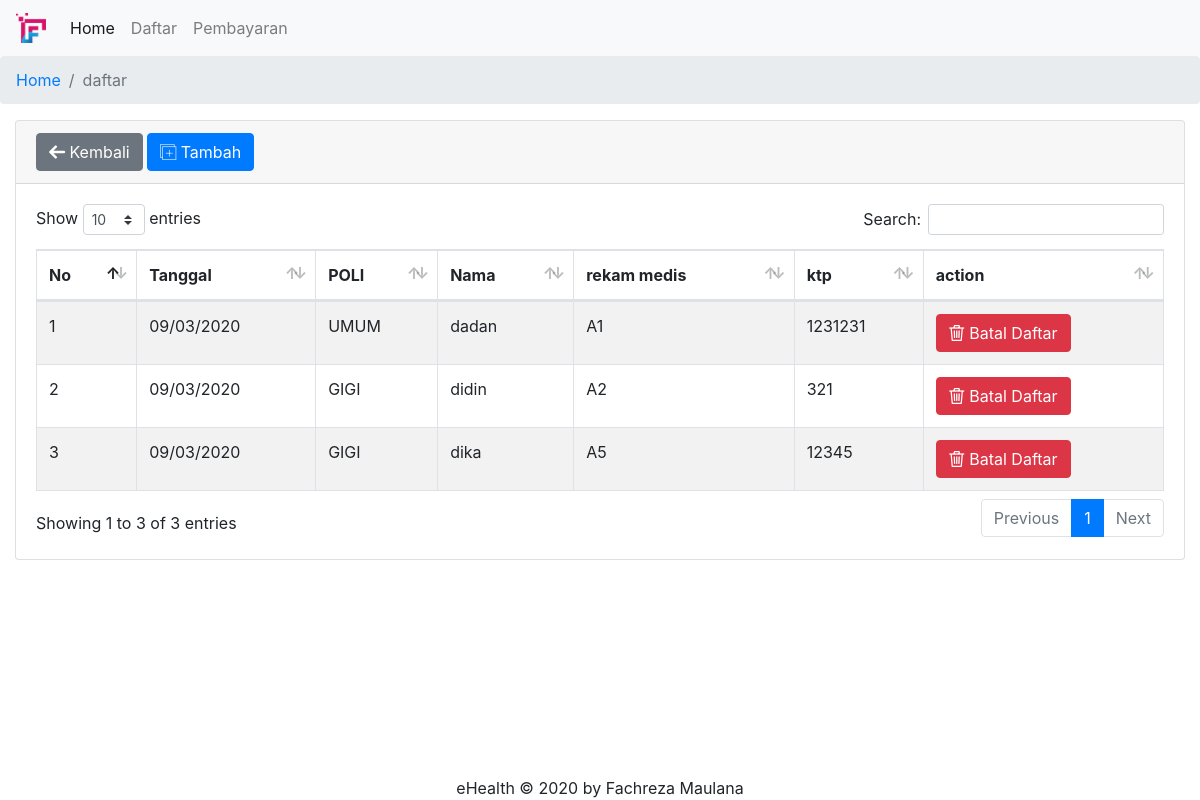
Page /index.php/daftar on the committed database.
### tables this page shows
CREATE TABLE `daftar` (
  `id` int(11) NOT NULL AUTO_INCREMENT,
  `tgl` date DEFAULT NULL,
  `rekam_medis` varchar(100) DEFAULT NULL,
  `poli` varchar(100) DEFAULT NULL,
  PRIMARY KEY (`id`)
);

### application/controllers/Daftar.php (called while the page is built, shortened)
<?php
class daftar extends CI_Controller{
	function __construct(){
		$this->load->model('Daftar_model');
		$this->load->model('Pasien_model');
	}
	function index(){
		$data['title']='FM | daftar';
		$data['daftar'] = $this->Daftar_model->getData();
		$this->load->view('header',$data);
		$this->load->view('daftar_view');
		$this->load->view('footer');
	}
}

### index.php (called while the page is built, shortened)
<?php
require_once BASEPATH.'core/CodeIgniter.php';

### application/models/Daftar_model.php (called while the page is built, shortened)
<?php
class daftar_model extends CI_Model{
	function getData(){
		$sql = "SELECT * FROM daftar_v";
		$data = $this->db->query($sql);
		return $data;
	}
}

### application/views/daftar_view.php (the view, shortened to what this page needs)
<nav aria-label="breadcrumb">
	  <ol class="breadcrumb">
	    <li class="breadcrumb-item"><a href="<?php echo site_url() ?>">Home</a></li>
	    <li class="breadcrumb-item active" aria-current="page">daftar</li>
	  </ol>
</nav>
<div class="container-fluid">
	<div class="card">
	  <div class="card-header">
	  	<a href="<?php echo site_url() ?>" class="btn btn-secondary"><i class="flaticon2-left-arrow-1"></i> Kembali</a>
	    <a href="<?php echo site_url('daftar/add') ?>" class="btn btn-primary"><i class="flaticon-add"></i> Tambah</a>
	  </div>
	  <div class="card-body">
	  	<table class="table table-bordered table-striped table-hover tabza">
	  		<thead>
	  			<tr>
	  			<th>No</th>
	  			<th>Tanggal</th>
	  			<th>POLI</th>
	  			<th>Nama</th>
	  			<th>rekam medis</th>
	  			<th>ktp</th>
	  			<th>action</th>
	  		</tr>
	  		</thead>
	  		<tbody>
	  			<?php
	  				$no=0;
	  				foreach($daftar->result() as $row):
	  				$no++;
		  		?>
		  			<tr>
		  				<td><?php echo $no ?></td>
		  				<td><?php  $tgl = explode("-", $row->tgl);
		  						echo $tgl[2]."/".$tgl[1]."/".$tgl[0];
		  				?></td>
		  				<td><?php echo $row->poli ?></td>
		  				<td><?php echo $row->nama ?></td>
		  				<td><?php echo $row->rekam_medis ?></td>
		  				<td><?php echo $row->ktp ?></td>
		  				<td>
		  					<a href="<?php echo site_url('daftar/delete/'.$row->id) ?>" class="btn btn-danger"><i class="flaticon-delete"></i> Batal Daftar</a>
		  				</td>
		  			</tr>
		  		<?php
		  				endforeach;
		  		?>
	  		</tbody>
	  	</table>
	  </div>
	</div>
</div>

### rows in the picture
daftar: tgl "09", tgl "03", tgl "2020", poli "UMUM", nama "dadan", rekam_medis "A1", ktp "1231231"
daftar: tgl "09", tgl "03", tgl "2020", poli "GIGI", nama "didin", rekam_medis "A2", ktp "321"
daftar: tgl "09", tgl "03", tgl "2020", poli "GIGI", nama "dika", rekam_medis "A5", ktp "12345"
